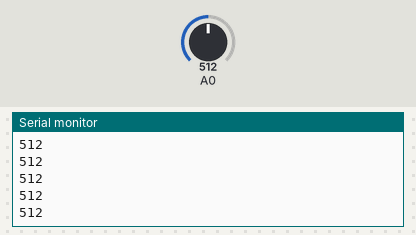
Bench run of a sketch on a simulated Arduino Uno, built with avr-gcc and run on an emulated ATmega328P. On the bench: the last lines printed to the serial monitor. The inputs (shaded band) are chosen by the test bench; at power-on: A0 = 512.

Above: at 1.2 s.
1.3 s: A0 set to 716
At 2.2 s:
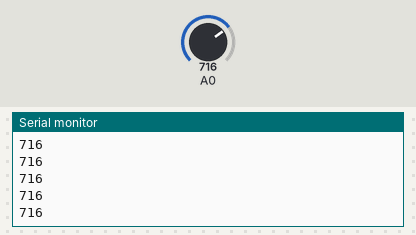
2.8 s: A0 set to 900
At 3.6 s:
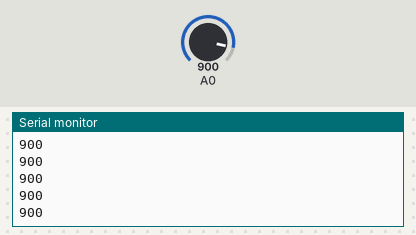
Timing chart, 0 to 5.8 s (numbered marks = the images above; inputs shaded):
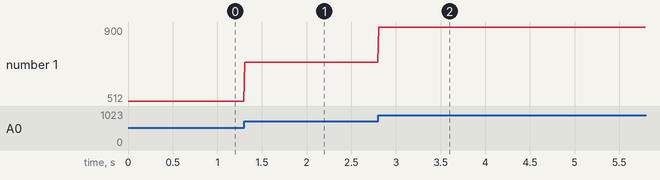

Measured:
- after the input at 1.3 s, the serial monitor: prints a new line at once (image 1)
- after the input at 2.8 s, the serial monitor: prints a new line at once (image 2)
- plotted number 1: 512 → 716 after the input at 1.3 s, 716 → 900 after the input at 2.8 s

The sketch:

TWISTR_arduino_uno.ino
```cpp
void setup() {
  Serial.begin(9600);
}

void loop() {
  int adc = analogRead(A0);
  Serial.println(adc);
  delay(10);
}
```
